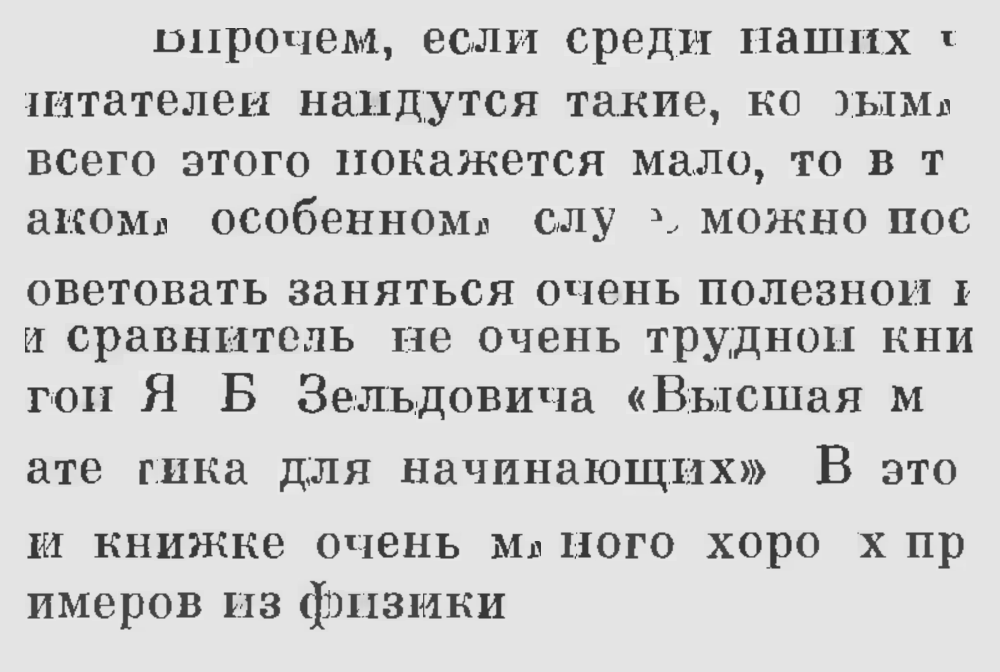
#> input picture testimages/output_reflowed.png, 2000 x 1344 px, found by its file name (shown at 1/2 size)
$ python check_reflowed_epilogue.py
#> lines starting #> are read from the running program, lines starting #| are printed output that depends on the picture; after the words box and inside, x2 and y2 are one past the last pixel; in counts of white or black regions, pixels touching at a corner belong together
#!/usr/bin/env python3
"""
Check the actual reflowed Epilogue letters to see vertical splitting
"""

import cv2
import numpy as np
import matplotlib.pyplot as plt

# Load reflowed output
img = cv2.imread('../output_reflowed.png')
#> img is the input picture: shape (1344, 2000, 3); min 56, max 235, mean 209.1
if img is None:
    print("No output_reflowed.png found!")
    exit(1)

print("Checking reflowed output for Epilogue title")

# Find the second title line (after FIGURE 1.16)
# Look in the area after the first ~200px
search_area = img[200:600, :, :]
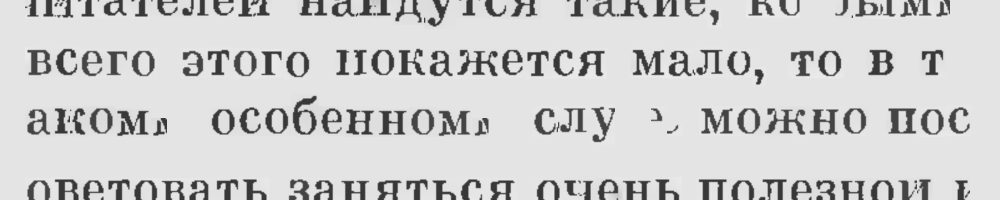
#> search_area: shape (400, 2000, 3) (shown at 1/2 size); min 56, max 235, mean 205.6

gray = cv2.cvtColor(search_area, cv2.COLOR_BGR2GRAY)
_, binary = cv2.threshold(gray, 0, 255, cv2.THRESH_BINARY_INV + cv2.THRESH_OTSU)
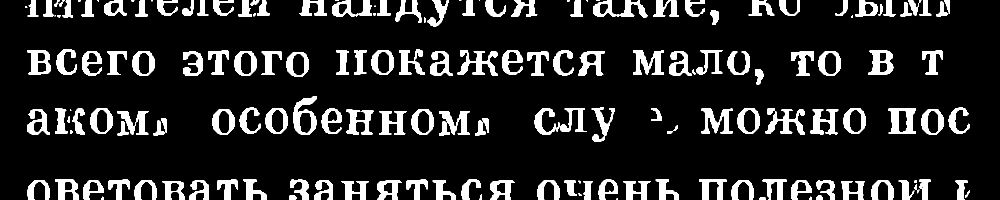
#> binary: shape (400, 2000) (shown at 1/2 size); 13.6% white; 177 white regions (18 under 20 px)

# Find contours
contours, _ = cv2.findContours(binary, cv2.RETR_EXTERNAL, cv2.CHAIN_APPROX_SIMPLE)
#> contours = 177 contours, 31 with area under 20; largest, box (x1, y1, x2, y2) and area: (586, 192, 633, 269) 2341, (1777, 217, 1832, 267) 2154, (1737, 100, 1787, 150) 1842, (424, 219, 469, 269) 1798, (531, 217, 576, 267) 1798

# Get boxes
boxes = []
for contour in contours:
    x, y, w, h = cv2.boundingRect(contour)
    if w > 5 and h > 15:
        boxes.append((x, y + 200, w, h, w*h))  # Adjust y back to full image coords
#> this loop made 177 passes
#> (x, y, w, h) on passes 1 to 3: (1233, 396, 3, 4), (1518, 394, 13, 6), (1618, 393, 5, 7)
#> after the loop, boxes = 135 items, first 6: (1682, 562, 48, 38, 1824), (1246, 562, 55, 38, 2090), (1166, 562, 20, 38, 760), (683, 562, 55, 38, 2090), (324, 562, 45, 38, 1710), (1910, 561, 25, 39, 975)

# Group into lines
boxes.sort(key=lambda b: (b[1], b[0]))
lines = []
current_line = []

for box in boxes:
    x, y, w, h, area = box
    if not current_line or abs(y - current_line[0][1]) < 40:
        current_line.append(box)
    else:
        if current_line:
            lines.append(current_line)
        current_line = [box]
#> this loop made 135 passes
#> (x, y, w, h, area) on passes 1 to 12: (55, 200, 22, 33, 726), (87, 200, 20, 33, 660), (124, 200, 22, 35, 770), (163, 200, 25, 33, 825), (208, 200, 45, 31, 1395), (270, 200, 25, 33, 825), (315, 200, 40, 31, 1240), (365, 200, 22, 31, 682), (395, 200, 22, 31, 682), (427, 200, 40, 31, 1240), (477, 200, 27, 33, 891), (514, 200, 25, 31, 775)
if current_line:
    lines.append(current_line)

print(f"\nGrouped into {len(lines)} lines")
#| Grouped into 6 lines

# Show ALL lines
for i, line in enumerate(lines):
    print(f"Line {i}: {len(line)} components")
#> this loop made 6 passes
#> line on pass 3: [(1510, 339, 17, 30, 510)]
#| Line 0: 39 components
#| Line 1: 28 components
#| Line 2: 1 components
#| Line 3: 26 components
#| Line 4: 8 components
#| Line 5: 33 components

# Find the line that's likely "Epilogue" (should have ~8-10 components)
epilogue_line = None
epilogue_idx = -1
for i, line in enumerate(lines):
    if 6 <= len(line) <= 12:
        print(f"  → Line {i} is a candidate: {len(line)} components (possible Epilogue)")
        if epilogue_line is None:  # Take first candidate
            epilogue_line = line
            epilogue_idx = i

if epilogue_line:
    print(f"\nAnalyzing suspected Epilogue line: {len(epilogue_line)} components")
#| Analyzing suspected Epilogue line: 8 components

    widths = [w for x, y, w, h, a in epilogue_line]
    heights = [h for x, y, w, h, a in epilogue_line]

    median_width = np.median(widths)
    median_height = np.median(heights)

    print(f"  Widths: min={min(widths)}, max={max(widths)}, median={median_width:.1f}")
#|   Widths: min=6, max=22, median=22.0
    print(f"  Heights: min={min(heights)}, max={max(heights)}, median={median_height:.1f}")
#|   Heights: min=17, max=30, median=30.0

    # Check for very narrow components
    narrow_threshold = median_width * 0.4
    narrow_components = [(i, x, y, w, h) for i, (x, y, w, h, a) in enumerate(epilogue_line) if w < narrow_threshold]

    if narrow_components:
        print(f"\n⚠️  {len(narrow_components)} VERY NARROW components detected:")
#| ⚠️  1 VERY NARROW components detected:
        for i, x, y, w, h in narrow_components:
            print(f"    Component {i}: x={x}, w={w} (only {w/median_width:.1%} of median width)")
#> this loop made 1 pass
#> (i, x, y, w, h) on pass 1: (6, 1113, 444, 6, 20)
#|     Component 6: x=1113, w=6 (only 27.3% of median width)
        print("\n  These narrow components indicate VERTICAL SPLITTING of letters!")

    # Check for components that should be merged (same Y, close X, similar height)
    merge_candidates = []
    for i in range(len(epilogue_line)):
        x1, y1, w1, h1, _ = epilogue_line[i]
        for j in range(i+1, len(epilogue_line)):
            x2, y2, w2, h2, _ = epilogue_line[j]

            y_diff = abs(y1 - y2)
            x_gap = x2 - (x1 + w1)
            height_diff = abs(h1 - h2)

            # If at same Y, small gap, similar height => likely same letter split
            if y_diff < 10 and 0 < x_gap < median_width * 0.5 and height_diff < 10:
                merge_candidates.append((i, j, x_gap))
#> this loop made 8 passes

    if merge_candidates:
        print(f"\n⚠️  {len(merge_candidates)} pairs should probably be MERGED:")
        for i, j, gap in merge_candidates:
            x1, y1, w1, h1, _ = epilogue_line[i]
            x2, y2, w2, h2, _ = epilogue_line[j]
            print(f"    Components {i} and {j}: gap={gap}px, likely split parts of ONE letter")

    # Visualize
    fig, axes = plt.subplots(2, 1, figsize=(20, 10))

    # Show the line with boxes
    y_min = min(y for x, y, w, h, a in epilogue_line) - 10
    y_max = max(y + h for x, y, w, h, a in epilogue_line) + 10
    x_min = min(x for x, y, w, h, a in epilogue_line) - 10
    x_max = max(x + w for x, y, w, h, a in epilogue_line) + 10

    line_img = img[y_min:y_max, x_min:x_max, :].copy()
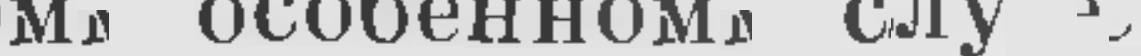
#> line_img: shape (56, 1141, 3); min 56, max 231, mean 191.8

    for i, (x, y, w, h, a) in enumerate(epilogue_line):
        # Adjust coordinates to line_img
        lx = x - x_min
        ly = y - y_min

        # Color: red if narrow, green otherwise
        color = (0, 0, 255) if w < narrow_threshold else (0, 255, 0)
        cv2.rectangle(line_img, (lx, ly), (lx+w, ly+h), color, 2)
        cv2.putText(line_img, str(i), (lx+2, ly+12), cv2.FONT_HERSHEY_SIMPLEX, 0.5, color, 2)
#> this loop made 8 passes
#> (x, y, w, h, a) on passes 1 to 8: (322, 436, 12, 30, 360), (965, 436, 12, 30, 360), (307, 441, 22, 30, 660), (950, 441, 22, 30, 660), (235, 442, 22, 30, 660), (878, 442, 22, 30, 660), (1113, 444, 6, 20, 120), (1334, 450, 22, 17, 374)
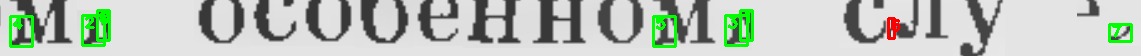
#> line_img: shape (56, 1141, 3); 3.98% of pixels changed, all inside (x1, y1, x2, y2) = (9, 9, 1133, 48)

    axes[0].imshow(cv2.cvtColor(line_img, cv2.COLOR_BGR2RGB))
    axes[0].set_title(f'Epilogue Line: {len(epilogue_line)} components (Red=narrow, may indicate vertical split)')
    axes[0].axis('off')

    # Width distribution
    axes[1].bar(range(len(widths)), widths,
               color=['red' if w < narrow_threshold else 'green' for w in widths])
    axes[1].axhline(y=median_width, color='blue', linestyle='--', label=f'Median: {median_width:.1f}')
    axes[1].axhline(y=narrow_threshold, color='red', linestyle='--', label=f'Narrow: {narrow_threshold:.1f}')
    axes[1].set_xlabel('Component index')
    axes[1].set_ylabel('Width (pixels)')
    axes[1].set_title('Component Widths in Reflowed Epilogue')
    axes[1].legend()
    axes[1].grid(True, alpha=0.3)

    plt.tight_layout()
    plt.savefig('notebooks/reflowed_epilogue_split_check.png', dpi=150)
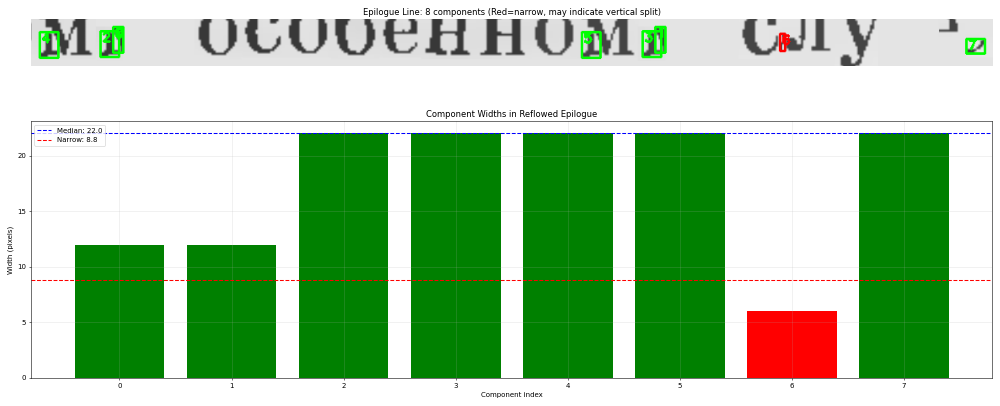
#> figure drawn by matplotlib, 2 panels
    print("\n✓ Saved to notebooks/reflowed_epilogue_split_check.png")
    plt.close()

else:
    print("\nCould not identify Epilogue line automatically")
